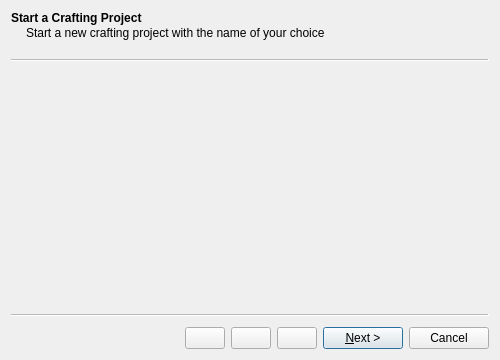
<?xml version="1.0" encoding="UTF-8"?>
<ui version="4.0">
 <author>Jon Duea</author>
 <class>item_options_wizard</class>
 <widget class="QWizard" name="item_options_wizard">
  <property name="windowModality">
   <enum>Qt::NonModal</enum>
  </property>
  <property name="geometry">
   <rect>
    <x>0</x>
    <y>0</y>
    <width>500</width>
    <height>360</height>
   </rect>
  </property>
  <property name="sizePolicy">
   <sizepolicy hsizetype="Preferred" vsizetype="Preferred">
    <horstretch>0</horstretch>
    <verstretch>0</verstretch>
   </sizepolicy>
  </property>
  <property name="minimumSize">
   <size>
    <width>473</width>
    <height>253</height>
   </size>
  </property>
  <property name="maximumSize">
   <size>
    <width>16775</width>
    <height>16755</height>
   </size>
  </property>
  <property name="windowTitle">
   <string>Item Options</string>
  </property>
  <property name="sizeGripEnabled">
   <bool>false</bool>
  </property>
  <property name="modal">
   <bool>true</bool>
  </property>
  <property name="wizardStyle">
   <enum>QWizard::ClassicStyle</enum>
  </property>
  <property name="options">
   <set>QWizard::HaveCustomButton1|QWizard::HaveCustomButton2|QWizard::HaveCustomButton3|QWizard::NoBackButtonOnStartPage|QWizard::NoDefaultButton</set>
  </property>
  <property name="currentId">
   <number>0</number>
  </property>
  <widget class="QWizardPage" name="ui_wizard_start_page">
   <property name="sizePolicy">
    <sizepolicy hsizetype="MinimumExpanding" vsizetype="MinimumExpanding">
     <horstretch>0</horstretch>
     <verstretch>0</verstretch>
    </sizepolicy>
   </property>
   <property name="minimumSize">
    <size>
     <width>342</width>
     <height>0</height>
    </size>
   </property>
   <property name="layoutDirection">
    <enum>Qt::LeftToRight</enum>
   </property>
   <property name="title">
    <string>Start a Crafting Project</string>
   </property>
   <property name="subTitle">
    <string>Start a new crafting project with the name of your choice</string>
   </property>
   <attribute name="pageId">
    <string notr="true">0</string>
   </attribute>
   <layout class="QVBoxLayout" name="verticalLayout_4">
    <item>
     <widget class="WizardStartPage" name="widget_2" native="true"/>
    </item>
   </layout>
  </widget>
  <widget class="QWizardPage" name="wizard_base_groups_page">
   <property name="sizePolicy">
    <sizepolicy hsizetype="Preferred" vsizetype="Preferred">
     <horstretch>0</horstretch>
     <verstretch>0</verstretch>
    </sizepolicy>
   </property>
   <property name="minimumSize">
    <size>
     <width>452</width>
     <height>0</height>
    </size>
   </property>
   <property name="title">
    <string>Select A Base Group</string>
   </property>
   <attribute name="pageId">
    <string notr="true">1</string>
   </attribute>
   <layout class="QVBoxLayout" name="verticalLayout">
    <item>
     <widget class="BaseGroupPage" name="base_group_page" native="true">
      <property name="sizePolicy">
       <sizepolicy hsizetype="MinimumExpanding" vsizetype="MinimumExpanding">
        <horstretch>0</horstretch>
        <verstretch>0</verstretch>
       </sizepolicy>
      </property>
     </widget>
    </item>
   </layout>
  </widget>
  <widget class="QWizardPage" name="wizard_base_selection_page">
   <property name="title">
    <string>Select a Base Item Type</string>
   </property>
   <attribute name="pageId">
    <string notr="true">2</string>
   </attribute>
   <layout class="QVBoxLayout" name="verticalLayout_2">
    <item>
     <widget class="BaseSelection" name="base_selection_page" native="true">
      <property name="sizePolicy">
       <sizepolicy hsizetype="MinimumExpanding" vsizetype="MinimumExpanding">
        <horstretch>0</horstretch>
        <verstretch>0</verstretch>
       </sizepolicy>
      </property>
     </widget>
    </item>
   </layout>
  </widget>
  <widget class="QWizardPage" name="wizard_item_selection_page">
   <property name="title">
    <string>Select a Base Item</string>
   </property>
   <attribute name="pageId">
    <string notr="true">3</string>
   </attribute>
   <layout class="QVBoxLayout" name="verticalLayout_3">
    <item>
     <widget class="ItemSelection" name="item_selection_page" native="true">
      <property name="sizePolicy">
       <sizepolicy hsizetype="MinimumExpanding" vsizetype="MinimumExpanding">
        <horstretch>0</horstretch>
        <verstretch>0</verstretch>
       </sizepolicy>
      </property>
     </widget>
    </item>
   </layout>
  </widget>
  <widget class="QWizardPage" name="wizard_item_options_page">
   <property name="title">
    <string>Select Item Options</string>
   </property>
   <attribute name="pageId">
    <string notr="true">4</string>
   </attribute>
   <layout class="QVBoxLayout" name="verticalLayout_5">
    <item>
     <widget class="ItemOptionsPage" name="item_options_page" native="true">
      <property name="sizePolicy">
       <sizepolicy hsizetype="MinimumExpanding" vsizetype="MinimumExpanding">
        <horstretch>0</horstretch>
        <verstretch>0</verstretch>
       </sizepolicy>
      </property>
     </widget>
    </item>
   </layout>
  </widget>
  <widget class="QWizardPage" name="wizard_confirm_options_page">
   <attribute name="pageId">
    <string notr="true">5</string>
   </attribute>
  </widget>
 </widget>
 <customwidgets>
  <customwidget>
   <class>ItemSelection</class>
   <extends>QWidget</extends>
   <header location="global">..pages.item_selection</header>
   <container>1</container>
  </customwidget>
  <customwidget>
   <class>BaseSelection</class>
   <extends>QWidget</extends>
   <header location="global">..pages.base_selection</header>
   <container>1</container>
  </customwidget>
  <customwidget>
   <class>BaseGroupPage</class>
   <extends>QWidget</extends>
   <header location="global">.ui_base_group_page</header>
   <container>1</container>
  </customwidget>
  <customwidget>
   <class>WizardStartPage</class>
   <extends>QWidget</extends>
   <header location="global">.ui_wizard_start_page</header>
   <container>1</container>
  </customwidget>
  <customwidget>
   <class>ItemOptionsPage</class>
   <extends>QWidget</extends>
   <header location="global">.item_options_page</header>
   <container>1</container>
  </customwidget>
 </customwidgets>
 <resources/>
 <connections/>
 <slots>
  <signal>customButton1Clicked(int)</signal>
  <signal>customButton2Clicked(int)</signal>
  <slot>store_base_group()</slot>
  <slot>nextId()</slot>
 </slots>
</ui>
